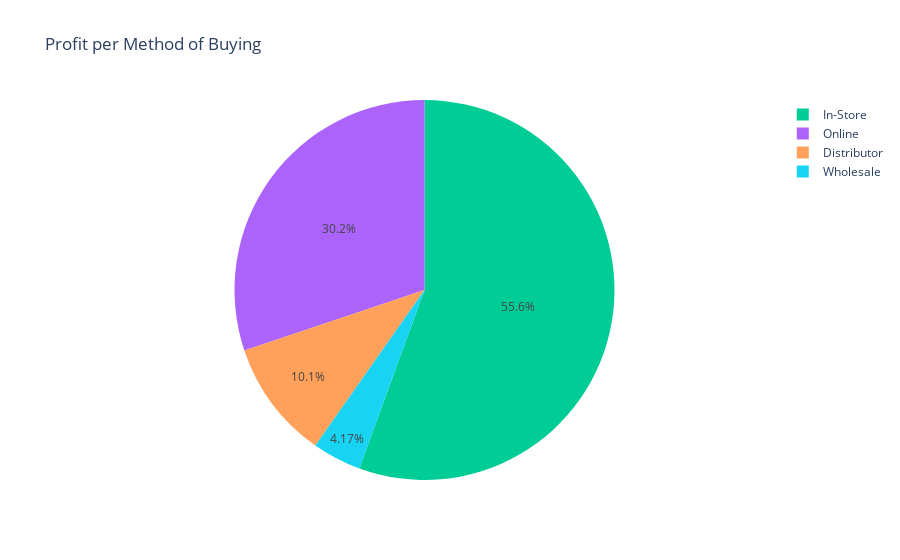

Here is the notebook cell this chart was saved with:
### Code cell
#Graphing profit per shopping method 
bar2= px.pie(
    data_frame=graph2,
    values='Profit',
    names='Sales Channel',
    color='Profit',
    title= 'Profit per Method of Buying',
    color_discrete_map={
        'In-Store': 'lightcyan',
        'Online': 'cyan',
    }
)
bar2

### Figure 1 — Plotly figure (JSON) as saved in the notebook; plotly's stock layout.template omitted (floating-point values rounded to 4 significant figures)
{"data": [{"customdata": [[41480000000.0], [22510000000.0], [7542000000.0], [3115867980]], "domain": {"x": [0, 1], "y": [0, 1]}, "hovertemplate": "Sales Channel=%{label}<br>Profit=%{customdata[0]}<extra></extra>", "labels": ["In-Store", "Online", "Distributor", "Wholesale"], "legendgroup": "", "marker": {"colors": ["#00cc96", "#ab63fa", "#FFA15A", "#19d3f3"]}, "name": "", "showlegend": true, "type": "pie", "values": [41480000000.0, 22510000000.0, 7542000000.0, 3115867980]}], "layout": {"legend": {"tracegroupgap": 0}, "title": {"text": "Profit per Method of Buying"}}}
